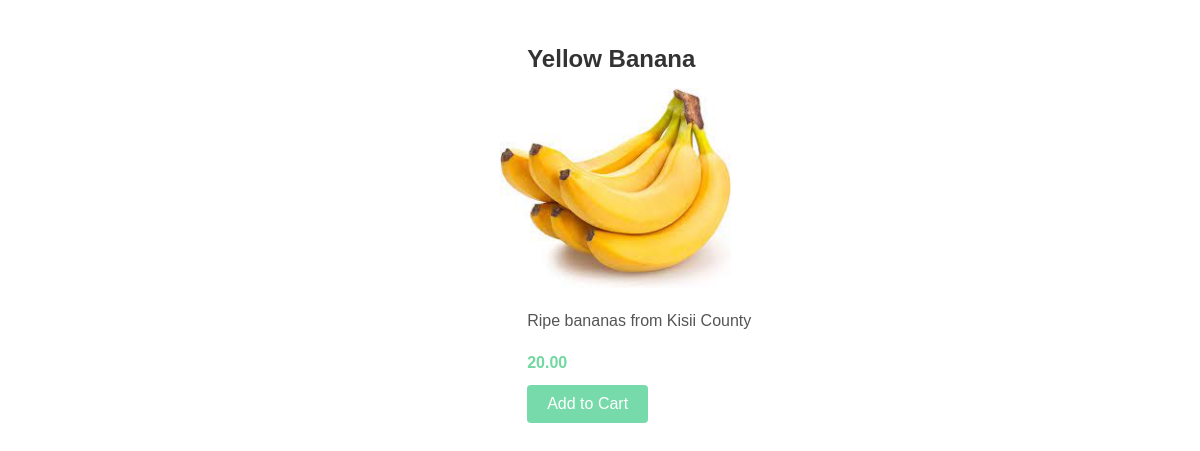
The page /inventory/product/1/ on the database its author committed.
### inventory/models.py (models this page shows)
class Product(models.Model):
    name = models.CharField(max_length = 32)
    price = models.DecimalField(max_digits = 8, decimal_places = 2)
    description = models.TextField()
    image = models.ImageField()
    date_created = models.DateTimeField(auto_now_add = True)
    date_updated = models.DateTimeField(auto_now = True)
    stock = models.PositiveIntegerField()
    vendor = models.ForeignKey(Vendor,null=True,on_delete=models.CASCADE)
    class Meta:
        verbose_name_plural = "Product"

### inventory/views.py (the view)
# urls.py: path("product/<int:id>/", product_detail, name="product_detail"),
def product_detail(request, id):
    product = Product.objects.get(id=id)
    return render(request , 'inventory/product_detail.html',{'product':product})

### templates/inventory/product_detail.html (shortened to what this page needs)
<!DOCTYPE html>
<html lang="en">
<head>
</head>
<body>
    <h2>{{product.name}}</h2>
    <img src="{{product.image.url}}" alt="{{product.name}}"/>
    <p>{{product.description}}</p>
    <span>{{product.price}}</span>
    <a class="name" href="{% url 'add_to_cart' id=product.id %}"><button class="add_to_cart">Add to Cart</button></a>
</body>
</html>

### templates/inventory/product_detail.html (style rules this page uses)
body { font-family: Arial, sans-serif; line-height: 1.6; margin: 0; padding: 20px; margin-left: 40%; }
h2 { color: #333; font-size: 24px; margin-bottom: 10px; text-transform: capitalize; margin-left: 4%; }
img { max-width: 100%; height: 200px; display: block; margin-bottom: 20px; border-radius: 5%; }
p { color: #555; margin-left: 4%; }
span { font-weight: bold; color: #70d8a0; display: block; margin-bottom: 10px; margin-left: 4%; }
button { background-color: #77daaa; color: #fff; border: none; padding: 10px 20px; cursor: pointer; font-size: 16px; border-radius: 4px; margin-left: 4%; }

### rows shown on the page
Product: name "Yellow Banana", image (picture), description "Ripe bananas from Kisii County", price "20.00"
